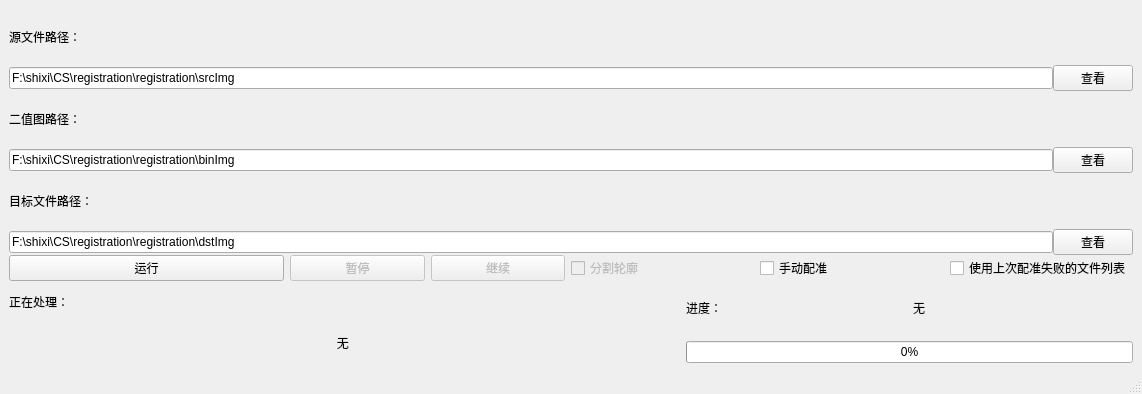
<?xml version="1.0" encoding="UTF-8"?>
<ui version="4.0">
 <class>MainWindow</class>
 <widget class="QMainWindow" name="MainWindow">
  <property name="geometry">
   <rect>
    <x>0</x>
    <y>0</y>
    <width>1142</width>
    <height>394</height>
   </rect>
  </property>
  <property name="windowTitle">
   <string>MainWindow</string>
  </property>
  <widget class="QWidget" name="centralwidget">
   <layout class="QGridLayout" name="gridLayout">
    <item row="0" column="0" colspan="2">
     <layout class="QVBoxLayout" name="verticalLayout" stretch="3,1,1">
      <property name="spacing">
       <number>0</number>
      </property>
      <item>
       <layout class="QGridLayout" name="gridLayout_2">
        <property name="sizeConstraint">
         <enum>QLayout::SetNoConstraint</enum>
        </property>
        <item row="0" column="0">
         <widget class="QLabel" name="labelSrc">
          <property name="text">
           <string>源文件路径：</string>
          </property>
         </widget>
        </item>
        <item row="1" column="0">
         <layout class="QHBoxLayout" name="horizontalLayoutSrc">
          <property name="sizeConstraint">
           <enum>QLayout::SetNoConstraint</enum>
          </property>
          <property name="leftMargin">
           <number>0</number>
          </property>
          <item>
           <widget class="QLineEdit" name="lineEditSrc">
            <property name="text">
             <string>F:\shixi\CS\registration\registration\srcImg</string>
            </property>
            <property name="readOnly">
             <bool>false</bool>
            </property>
           </widget>
          </item>
          <item>
           <widget class="QPushButton" name="pushButtonSrc">
            <property name="text">
             <string>查看</string>
            </property>
           </widget>
          </item>
         </layout>
        </item>
        <item row="2" column="0">
         <widget class="QLabel" name="labelBin">
          <property name="text">
           <string>二值图路径：</string>
          </property>
         </widget>
        </item>
        <item row="3" column="0">
         <layout class="QHBoxLayout" name="horizontalLayoutBin">
          <item>
           <widget class="QLineEdit" name="lineEditBin">
            <property name="text">
             <string>F:\shixi\CS\registration\registration\binImg</string>
            </property>
            <property name="readOnly">
             <bool>false</bool>
            </property>
           </widget>
          </item>
          <item>
           <widget class="QPushButton" name="pushButtonBin">
            <property name="text">
             <string>查看</string>
            </property>
           </widget>
          </item>
         </layout>
        </item>
        <item row="4" column="0">
         <widget class="QLabel" name="labelDst">
          <property name="text">
           <string>目标文件路径：</string>
          </property>
         </widget>
        </item>
        <item row="5" column="0">
         <layout class="QHBoxLayout" name="horizontalLayoutDst">
          <item>
           <widget class="QLineEdit" name="lineEditDst">
            <property name="text">
             <string>F:\shixi\CS\registration\registration\dstImg</string>
            </property>
            <property name="readOnly">
             <bool>false</bool>
            </property>
           </widget>
          </item>
          <item>
           <widget class="QPushButton" name="pushButtonDst">
            <property name="text">
             <string>查看</string>
            </property>
           </widget>
          </item>
         </layout>
        </item>
       </layout>
      </item>
      <item>
       <layout class="QHBoxLayout" name="horizontalLayout" stretch="3,3,2,2,2">
        <property name="spacing">
         <number>6</number>
        </property>
        <item>
         <widget class="QPushButton" name="pushButtonRun">
          <property name="text">
           <string>运行</string>
          </property>
         </widget>
        </item>
        <item>
         <layout class="QHBoxLayout" name="horizontalLayout_3">
          <item>
           <widget class="QPushButton" name="pushButtonPause">
            <property name="enabled">
             <bool>false</bool>
            </property>
            <property name="text">
             <string>暂停</string>
            </property>
           </widget>
          </item>
          <item>
           <widget class="QPushButton" name="pushButtonResume">
            <property name="enabled">
             <bool>false</bool>
            </property>
            <property name="text">
             <string>继续</string>
            </property>
           </widget>
          </item>
         </layout>
        </item>
        <item>
         <widget class="QCheckBox" name="checkBoxGetRect">
          <property name="enabled">
           <bool>false</bool>
          </property>
          <property name="text">
           <string>分割轮廓</string>
          </property>
         </widget>
        </item>
        <item>
         <widget class="QCheckBox" name="checkBoxSemiAuto">
          <property name="text">
           <string>手动配准</string>
          </property>
         </widget>
        </item>
        <item>
         <widget class="QCheckBox" name="checkBoxFailedList">
          <property name="text">
           <string>使用上次配准失败的文件列表</string>
          </property>
         </widget>
        </item>
       </layout>
      </item>
      <item>
       <layout class="QHBoxLayout" name="horizontalLayout_4" stretch="3,2">
        <property name="spacing">
         <number>6</number>
        </property>
        <item>
         <layout class="QGridLayout" name="gridLayout_3" columnstretch="0">
          <property name="spacing">
           <number>0</number>
          </property>
          <item row="0" column="0">
           <widget class="QLabel" name="label">
            <property name="text">
             <string>正在处理：</string>
            </property>
           </widget>
          </item>
          <item row="1" column="0">
           <widget class="QLabel" name="labelProcessingName">
            <property name="baseSize">
             <size>
              <width>0</width>
              <height>0</height>
             </size>
            </property>
            <property name="text">
             <string>无 </string>
            </property>
            <property name="alignment">
             <set>Qt::AlignCenter</set>
            </property>
           </widget>
          </item>
         </layout>
        </item>
        <item>
         <layout class="QVBoxLayout" name="verticalLayout_2" stretch="0,0">
          <item>
           <layout class="QHBoxLayout" name="horizontalLayout_2">
            <item>
             <widget class="QLabel" name="label_3">
              <property name="text">
               <string>进度：</string>
              </property>
             </widget>
            </item>
            <item>
             <widget class="QLabel" name="labelProgress">
              <property name="text">
               <string>无</string>
              </property>
             </widget>
            </item>
           </layout>
          </item>
          <item>
           <widget class="QProgressBar" name="progressBar">
            <property name="value">
             <number>0</number>
            </property>
           </widget>
          </item>
         </layout>
        </item>
       </layout>
      </item>
     </layout>
    </item>
   </layout>
  </widget>
  <widget class="QStatusBar" name="statusbar"/>
 </widget>
 <resources/>
 <connections/>
</ui>
